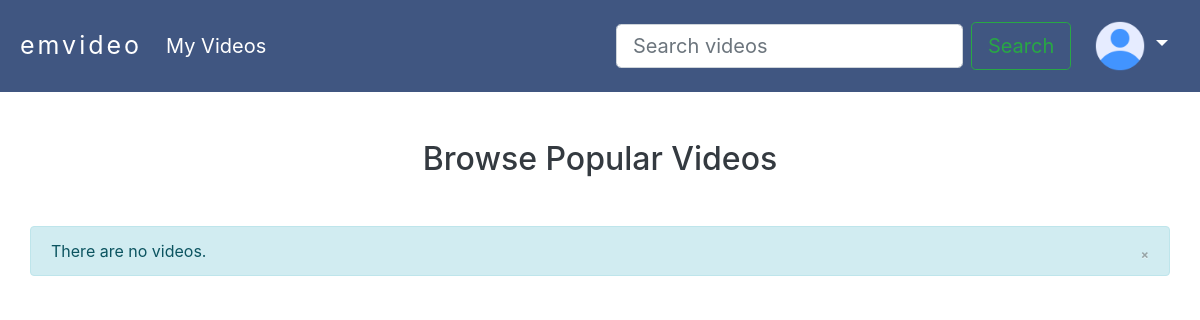
Before: /videos/ (signed in) with the older database file.
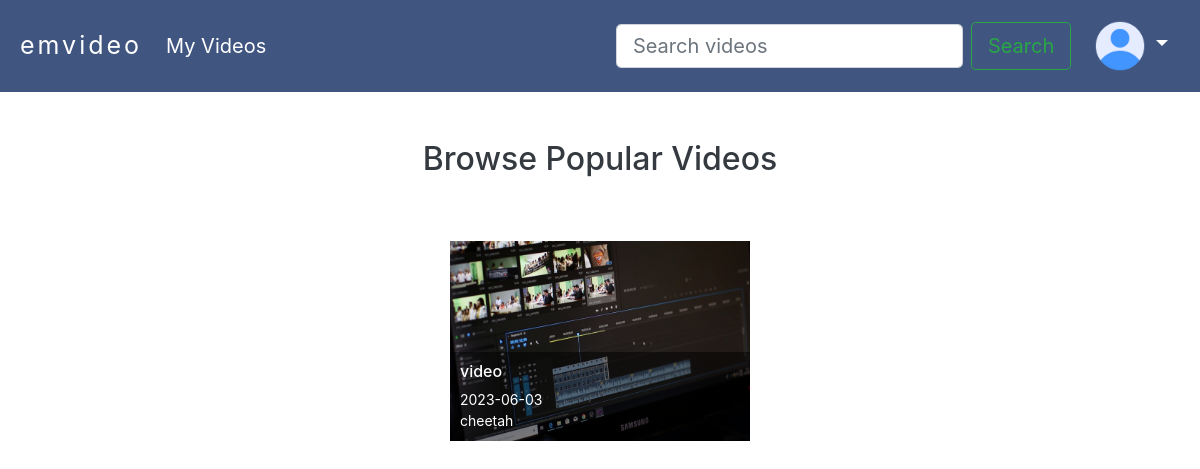
After: the same page with the newer database file.
### videos_interface/models.py (models this page shows, shortened)
class Thumbnail(models.Model):
    image_file = models.ImageField(upload_to = "images/thumbnails/")
    video = models.OneToOneField(
        Video,
        blank = True,
        null = True,
        on_delete=models.CASCADE,
    )

class Video(models.Model):
    title = models.CharField(max_length=200, blank=True)
    videofile= models.FileField(upload_to='videos/', blank=True)
    clicks = models.IntegerField(null=True, blank=True)
    views = models.IntegerField(null=True, blank = True)
    user = models.ForeignKey(User, on_delete=models.CASCADE, null=True)
    created = models.DateTimeField(auto_now_add=True)
    modified = models.DateTimeField(auto_now=True)

### videos_interface/views.py (the view)
# urls.py: path('videos/', include('videos_interface.urls')),
def videos(request):
    context = {}
    search_form = VideoSearchForm()
    context["search_form"] = search_form
    videos_count = Video.objects.count()
    if videos_count == 0:
        context['message'] = "There are no videos."
    thumbnails = Thumbnail.objects.all()
    context["thumbnails"] = thumbnails
    if 'message' in context:
        context['message_present'] = True
    else:
        context['message_present'] = False
    return render(request, 'videos_interface/videos.html', context)

### videos_interface/forms.py
class VideoSearchForm(forms.Form):
    search_query = forms.CharField(max_length=100, required=False, widget=forms.TextInput(attrs={'placeholder': 'Search videos'}))
    def __init__(self, *args, **kwargs):
        super().__init__(*args, **kwargs)
        self.fields["search_query"].widget.attrs['class'] = 'form-control mr-sm-2 btn-lg'

### videos_interface/context_processors.py (called while the page is built)
def video_search_form(request):
    form = VideoSearchForm()
    return {'video_search_form': form}

### videos_interface/templates/videos_interface/videos.html (shortened to what this page needs)
{% extends "videos_interface/base.html" %}
{% load static %}
{% load custom_filters %}
{% block css_file %}
    <link rel="stylesheet" type="text/css" href="{% static 'videos.css' %}">
{% endblock css_file%}
	{% block nav_buttons %}
        {% if request.user.is_authenticated %}
            <li class="nav-item">
                <a class="navbar-brand" href="{% url 'my_videos' %}">My Videos</a>
            </li>
        {% endif %}
    {% endblock nav_buttons %}
    {% block search_bar %}
        <form class="form-inline my-2 my-lg-0" method="POST" action="{% url 'video_search' 0 %}"> {% csrf_token %}
            {{ search_form.search_query }}
            <button class="btn btn-outline-success my-2 my-sm-0 btn-lg" type="submit">Search</button>
        </form>
    {% endblock search_bar %}
    {% block page_content %}
        <h2 class="text-dark m-4 text-center mt-5 mb-5">Browse Popular Videos</h2>
        {% if message_present %}
            <div class="container p-0">
                <div class="alert alert-info" role="alert" >
                    <button type="button" class="close" data-dismiss="alert" aria-label="Close">
                        <span aria-hidden="True">&times;</span>
                    </button>
                    {{ message }}
                </div>
            </div>
        {% endif %}
        <div class = "d-flex flex-wrap justify-content-center">
            {% for thumbnail in thumbnails %}
                <div class = "video-container mb-5">
                    <a href = "{% url 'video_detail' thumbnail.video.pk %}">
                        <img src='{{ MEDIA_URL }}{{ thumbnail.image_file }}' width="300" height="200">
                    </a>
                    <div class="video-details">
                        {% with max_length_video_title=15 %}
                            {% if thumbnail.video.title|length > max_length_video_title %}
                                <h6> {{ thumbnail.video.title|truncate_chars:max_length_video_title }}</h5>
                            {% else %}
                                <h6>{{ thumbnail.video.title }}</h5>
                            {% endif %}
                        {% endwith %}
                        <p>{{ thumbnail.video.created|date:"Y-m-d"  }}</p>
                        <p>{{ thumbnail.video.user.username }}</p>
                    </div>
                </div>
            {% endfor %}
        </div>
	{%endblock%}

Changed rows visible on the page:
added Thumbnail: image_file (picture), video "video", video.created "2023-06-03", video.user.username "cheetah"
Other visible differences:
{{ message }}: "There are no videos." → (not shown)
